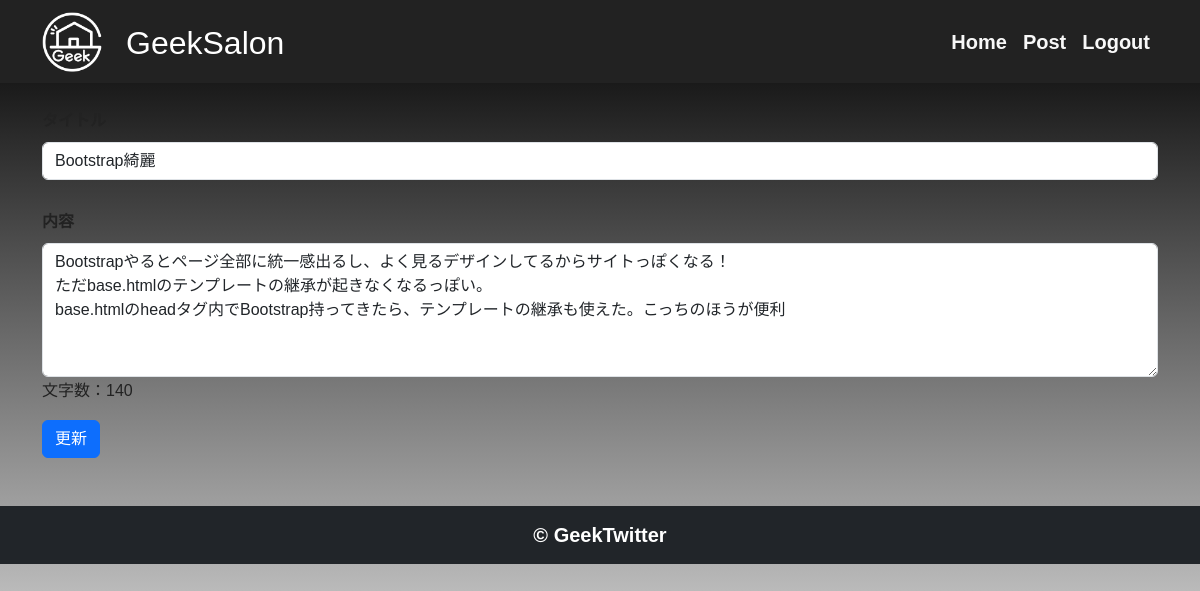
Page /3/update (signed in) on the committed database.
### app.py (models this page shows)
class Post(db.Model):
    id = db.Column(
        db.Integer, primary_key=True
    )  # primary_key : それぞれの投稿を判断する主Key
    title = db.Column(db.String(50), nullable=False)
    body = db.Column(db.String(400), nullable=False)
    created_at = db.Column(
        db.DateTime, nullable=False, default=datetime.now(pytz.timezone("Asia/Tokyo"))
    )

### app.py (the view, shortened to what this page needs)
@app.route("/<int:id>/update", methods=["GET", "POST"])
@login_required
def update(id):
    post = Post.query.get(id)  # 引数idでインスタンス化
    if request.method == "GET":
        length = len(post.body)
        return render_template("update.html", post=post, length=length)

### app.py (called while the page is built)
@login_manager.user_loader
def load_user(user_id):
    return User.query.get(int(user_id))

### templates/update.html (shortened to what this page needs)
{% extends "base.html" %}
{% block content %}
<div class="container">
    <form method="POST">
            <br><label for="title" class="form-label">タイトル</label>
            <input type="text" name="title" value="{{post.title}}" class="form-control" id="title">
            <br><label for="body" class="form-label">内容</label>
            <textarea name="body" class="form-control" id="body" rows="5" oninput="countCharacters()">{{post.body}}</textarea>
            <p>文字数：<span id="count">{{length}}</span></p>
        <button type="submit" class="btn btn-primary">更新</button>
    </form>
</div>
{% endblock %}

### templates/base.html (style rules this page uses)
* { box-sizing: border-box; }
:root { --primary: #0d6efd; --dark: rgb(34, 34, 34); --body: rgb(248, 248, 248); --box-shadow: 0 8px 22px rgba(0, 0, 0, 0.8); }
body { height: 1500px; margin-bottom: 120px; padding-bottom: 120px; padding-top: 80px; font-family: "Sora", sans-serif; line-height: 1.7; background: linear-gradient(black, white, black); }
p { color: var(--dark); }
.form-label { font-weight: 700; color: var(--dark); }

### rows in the picture
Post: title "Bootstrap綺麗", body "Bootstrapやるとページ全部に統一感出るし、よく見るデザインしてるからサイトっぽくなる！ ただbase.htmlのテンプレートの継承が起きなくなるっぽい。 base.htmlのheadタグ内でBootstrap持ってきたら、テンプレートの継承も使えた。こっちのほうが便利"

### other values in the picture
{{ length }} "140"
